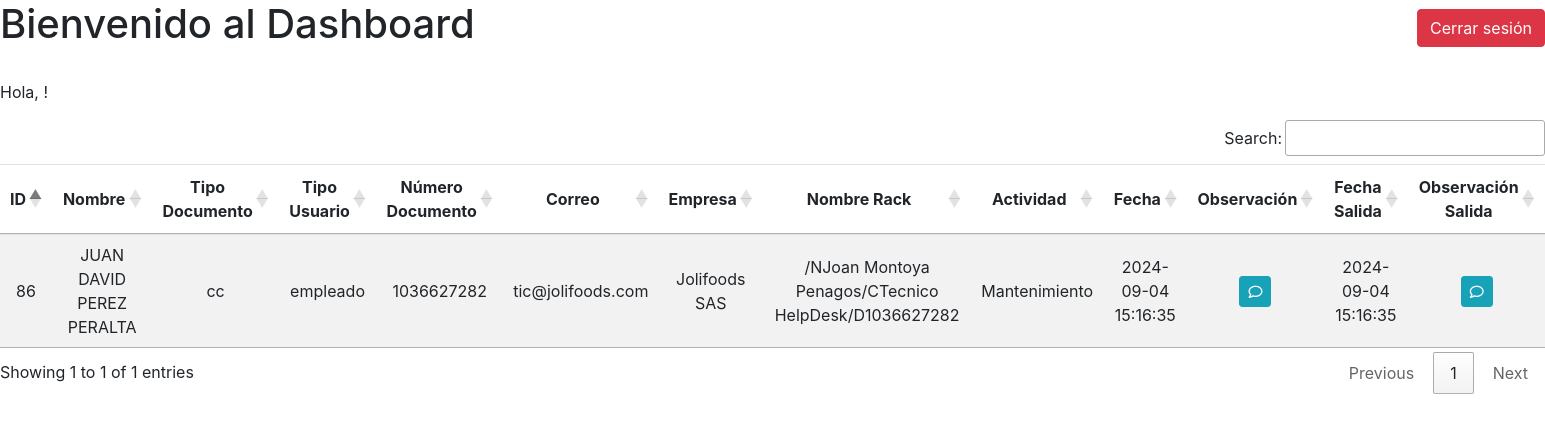
The app's page /dashboard.php (signed in) with its own data.
### tables this page shows
CREATE TABLE `formulario_registro` (
  `id` int(11) NOT NULL,
  `nombre` varchar(255) NOT NULL,
  `tipo_documento` enum('cc','pasaporte','documento_extranjero') NOT NULL,
  `tipo_usuario` enum('empleado','externo') NOT NULL,
  `numero_documento` varchar(50) NOT NULL,
  `correo` varchar(250) NOT NULL,
  `empresa` varchar(255) NOT NULL,
  `nombre_rack` varchar(255) NOT NULL,
  `actividad` enum('Mantenimiento','Revision','Aseo','Ingreso') NOT NULL,
  `fecha` datetime NOT NULL,
  `observacion` text DEFAULT NULL,
  `firma` longtext DEFAULT NULL,
  `fecha_salida` datetime DEFAULT NULL,
  `observacion_salida` varchar(255) DEFAULT NULL,
  `firma_salida` longtext DEFAULT NULL
);

### dashboard.php (the view, shortened to what this page needs)
<?php
$servername = "localhost";
$username = "userdatacenter";
$password = "adpq8PzWqDsz!gU";
$dbname = "datacenter";
$conn = new mysqli($servername, $username, $password, $dbname);
$sql = "SELECT id, nombre, tipo_documento, tipo_usuario, numero_documento, correo, empresa, nombre_rack, actividad, fecha, observacion, fecha_salida, observacion_salida FROM formulario_registro";
$result = $conn->query($sql);
?>
<!DOCTYPE html>
<html lang="en">
<head>
    <link rel="stylesheet" href="https://maxcdn.bootstrapcdn.com/bootstrap/4.5.2/css/bootstrap.min.css">
    <link rel="stylesheet" href="https://cdnjs.cloudflare.com/ajax/libs/font-awesome/6.0.0-beta3/css/all.min.css">
    <link rel="stylesheet" href="https://cdn.datatables.net/1.11.5/css/jquery.dataTables.min.css">
    <link rel="stylesheet" href="https://cdn.datatables.net/buttons/2.2.3/css/buttons.dataTables.min.css">
</head>
<body>
    <div>
        <div class="d-flex justify-content-between align-items-center mb-4">
            <h1>Bienvenido al Dashboard</h1>
            <form action="logout.php" method="post" class="mb-0">
                <button type="submit" class="btn btn-danger">Cerrar sesión</button>
            </form>
        </div>
        <p>Hola, <?php echo htmlspecialchars($_SESSION['usuario']); ?>!</p>
        <table id="dataTable" class="table table-striped">
            <thead>
                <tr>
                    <th class="text-center align-middle">ID</th>
                    <th class="text-center align-middle">Nombre</th>
                    <th class="text-center align-middle">Tipo Documento</th>
                    <th class="text-center align-middle">Tipo Usuario</th>
                    <th class="text-center align-middle">Número Documento</th>
                    <th class="text-center align-middle">Correo</th>
                    <th class="text-center align-middle">Empresa</th>
                    <th class="text-center align-middle">Nombre Rack</th>
                    <th class="text-center align-middle">Actividad</th>
                    <th class="text-center align-middle">Fecha</th>
                    <th class="text-center align-middle">Observación</th>
                    <th class="text-center align-middle">Fecha Salida</th>
                    <th class="text-center align-middle">Observación Salida</th>
                </tr>
            </thead>
            <tbody>
            <?php
                if ($result->num_rows > 0) {
                while ($row = $result->fetch_assoc()) {
                echo "<tr>
                <td class='text-center align-middle'>" . htmlspecialchars($row['id']) . "</td>
                <td class='align-middle text-center'>" . htmlspecialchars($row['nombre']) . "</td>
                <td class='align-middle text-center'>" . htmlspecialchars($row['tipo_documento']) . "</td>
                <td class='align-middle text-center'>" . htmlspecialchars($row['tipo_usuario']) . "</td>
                <td class='align-middle text-center'>" . htmlspecialchars($row['numero_documento']) . "</td>
                <td class='align-middle text-center'>" . htmlspecialchars($row['correo']) . "</td>
                <td class='align-middle text-center'>" . htmlspecialchars($row['empresa']) . "</td>
                <td class='align-middle text-center'>" . htmlspecialchars($row['nombre_rack']) . "</td>
                <td class='align-middle text-center'>" . htmlspecialchars($row['actividad']) . "</td>
                <td class='align-middle text-center'>" . htmlspecialchars($row['fecha']) . "</td>
                <td class='align-middle text-center'>
                    <button class='btn btn-info btn-sm' data-observation='" . htmlspecialchars($row['observacion']) . "' onclick='showObservation(\"" . htmlspecialchars($row['observacion']) . "\")'>
                        <i class='fa-regular fa-comment'></i>
                    </button>
                </td>";
            echo "<td class='align-middle text-center'>";
            if (!empty($row['fecha_salida'])) {
                echo htmlspecialchars($row['fecha_salida']);
            } else {
                echo 'Sin registrar';
            }
            echo "</td>";
            echo "<td class='align-middle text-center'>";
            if (!empty($row['observacion_salida'])) {
                echo "<button class='btn btn-info btn-sm' data-observation='" . htmlspecialchars($row['observacion_salida']) . "' onclick='showObservation(\"" . htmlspecialchars($row['observacion_salida']) . "\")'>
                        <i class='fa-regular fa-comment'></i>
                    </button>";
            } else {
                echo 'Sin registrar';
            }
            echo "</td>
            </tr>";
            }
        } else {
            echo "<tr><td colspan='13' class='text-center'>No hay registros disponibles</td></tr>";
        }
?>
            </tbody>
        </table>
    </div>
</body>
</html>

### records on screen
formulario_registro: id "86", nombre "JUAN DAVID PEREZ PERALTA", tipo_documento "cc", tipo_usuario "empleado", numero_documento "1036627282", correo "tic@jolifoods.com", empresa "Jolifoods SAS", nombre_rack "/NJoan Montoya Penagos/CTecnico HelpDesk/D1036627282", actividad "Mantenimiento", fecha "2024-09-04 15:16:35", fecha_salida "2024-09-04 15:16:35"
